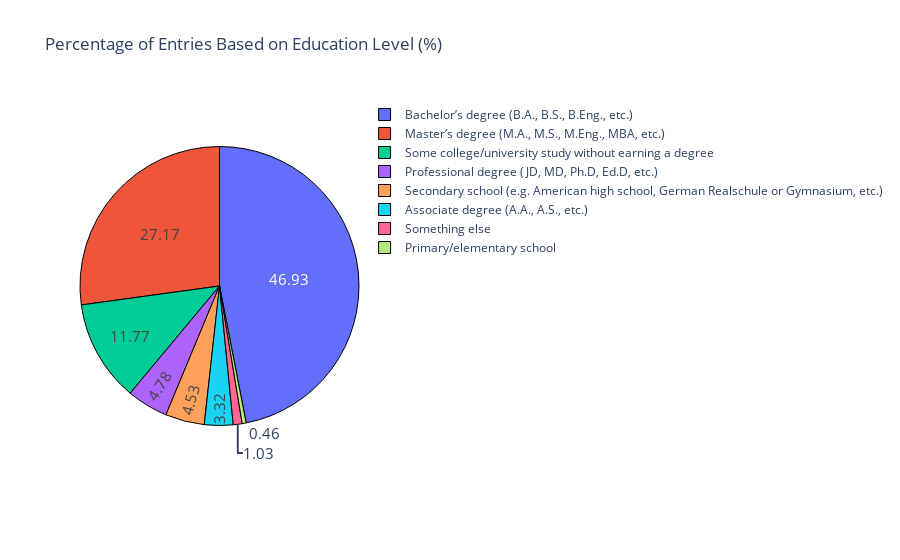

Here is the notebook cell this chart was saved with:
### Code cell
import plotly.express as px
fig = px.pie(count_df, values='Ratio', names='Education Level', title='Percentage of Entries Based on Education Level (%)')
fig.update_traces(hoverinfo='label+percent', textinfo='value', textfont_size=15,
                  marker=dict(colors=colors, line=dict(color='#000000', width=1)))
fig.write_html('./Education_level(vis3).html')
fig.write_image("Education_level (vis3).png", format = 'png', width = 1500, height = 1000, scale = 2, engine = 'kaleido')
fig.show()

### Figure 1 — Plotly figure (JSON) as saved in the notebook; plotly's stock layout.template omitted (floating-point values rounded to 4 significant figures)
{"data": [{"domain": {"x": [0, 1], "y": [0, 1]}, "hoverinfo": "label+percent", "hovertemplate": "Education Level=%{label}<br>Ratio=%{value}<extra></extra>", "labels": ["Bachelor’s degree (B.A., B.S., B.Eng., etc.)", "Some college/university study without earning a degree", "Master’s degree (M.A., M.S., M.Eng., MBA, etc.)", "Primary/elementary school", "Professional degree (JD, MD, Ph.D, Ed.D, etc.)", "Associate degree (A.A., A.S., etc.)", "Secondary school (e.g. American high school, German Realschule or Gymnasium, etc.)", "Something else"], "legendgroup": "", "marker": {"colors": [[0.09608, 0.8054, 0.8924, 1], [0.2529, 0.9256, 0.8302, 1], [0.4098, 0.99, 0.7554, 1], [0.5667, 0.9945, 0.6691, 1], [0.7235, 0.939, 0.5727, 1], [0.8804, 0.8267, 0.4677, 1], [1, 0.6645, 0.3555, 1], [1, 0.4622, 0.2379, 1], [1, 0.2319, 0.1168, 1], [1, 1.225e-16, 6.123e-17, 1]], "line": {"color": "#000000", "width": 1}}, "name": "", "showlegend": true, "textfont": {"size": 15}, "textinfo": "value", "type": "pie", "values": [46.93, 11.77, 27.17, 0.46, 4.78, 3.32, 4.53, 1.03]}], "layout": {"legend": {"tracegroupgap": 0}, "title": {"text": "Percentage of Entries Based on Education Level (%)"}}}
